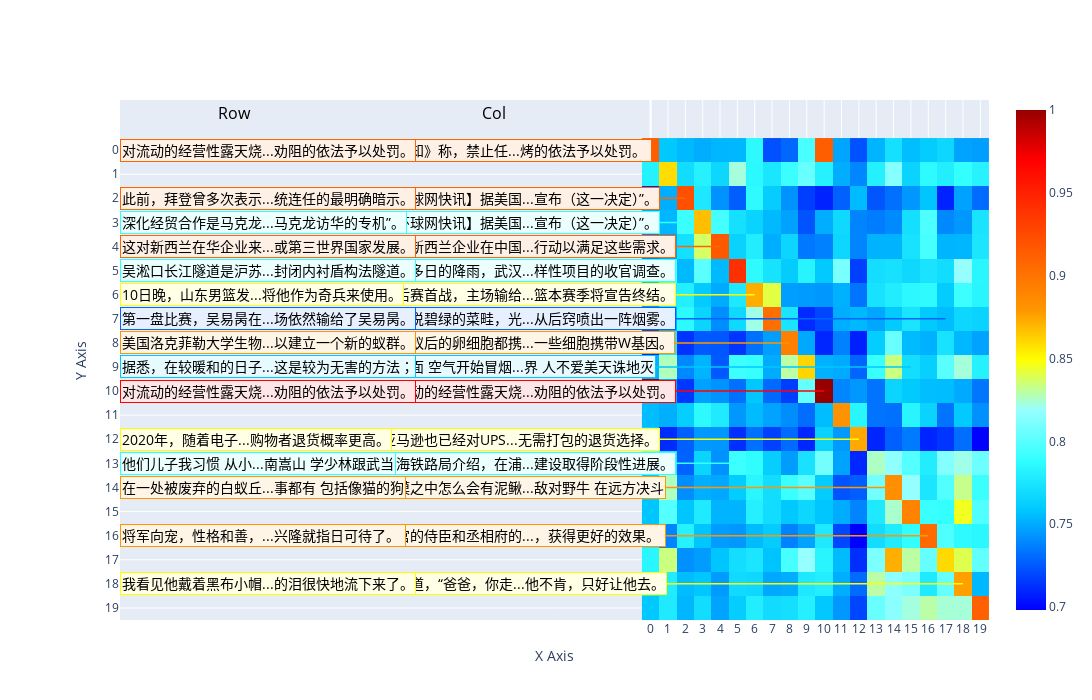

Notebook source saved alongside this figure:
### Markdown cell above
## 绘图

### Code cell
positions = [(i, i) for i in range(0, 20, 2)] + [(1, 5), (2, 3), (15, 9), (5, 13), (17, 7)]
create_heatmap(df, positions)

### Figure 1 — Plotly figure (JSON) as saved in the notebook; plotly's stock layout.template omitted (floating-point values rounded to 4 significant figures; data arrays with more than 128 entries replaced by an {"elided": "..."} marker saying what was removed)
{"data": [{"colorscale": [[0, "rgb(0, 0, 255)"], [0.1, "rgb(0, 100, 255)"], [0.2, "rgb(0, 200, 255)"], [0.3, "rgb(50, 255, 255)"], [0.4, "rgb(150, 255, 255)"], [0.5, "rgb(255, 255, 0)"], [0.6, "rgb(255, 150, 0)"], [0.7, "rgb(255, 100, 0)"], [0.8, "rgb(255, 50, 0)"], [0.9, "rgb(255, 0, 0)"], [1, "rgb(150, 0, 0)"]], "type": "heatmap", "z": {"elided": "20x20 float values"}}], "layout": {"annotations": [{"font": {"color": "black", "size": 16}, "showarrow": false, "text": "Col", "x": -9, "xanchor": "center", "xref": "x", "y": -1, "yanchor": "bottom", "yref": "y"}, {"font": {"color": "black", "size": 16}, "showarrow": false, "text": "Row", "x": -24, "xanchor": "center", "xref": "x", "y": -1, "yanchor": "bottom", "yref": "y"}, {"bgcolor": "#fff0e6", "bordercolor": "rgb(255, 100, 0)", "font": {"color": "black", "size": 14}, "showarrow": false, "text": "《通知》称，禁止任...烤的依法予以处罚。 ", "x": -15, "xanchor": "left", "xref": "x", "xshift": -10, "y": 0, "yanchor": "middle", "yref": "y", "yshift": 0}, {"bgcolor": "#fff0e6", "bordercolor": "rgb(255, 100, 0)", "font": {"color": "black", "size": 14}, "showarrow": false, "text": "对流动的经营性露天烧...劝阻的依法予以处罚。", "x": -30, "xanchor": "left", "xref": "x", "xshift": -10, "y": 0, "yanchor": "middle", "yref": "y", "yshift": 0}, {"bgcolor": "#fff0e6", "bordercolor": "rgb(255, 100, 0)", "font": {"color": "black", "size": 14}, "showarrow": false, "text": "【环球网快讯】据美国...宣布（这一决定）”。", "x": -15, "xanchor": "left", "xref": "x", "xshift": -10, "y": 2, "yanchor": "middle", "yref": "y", "yshift": 0}, {"bgcolor": "#fff0e6", "bordercolor": "rgb(255, 100, 0)", "font": {"color": "black", "size": 14}, "showarrow": false, "text": "此前，拜登曾多次表示...统连任的最明确暗示。", "x": -30, "xanchor": "left", "xref": "x", "xshift": -10, "y": 2, "yanchor": "middle", "yref": "y", "yshift": 0}, {"bgcolor": "#fff0e6", "bordercolor": "rgb(255, 100, 0)", "font": {"color": "black", "size": 14}, "showarrow": false, "text": "关于新西兰企业在中国...行动以满足这些需求。", "x": -15, "xanchor": "left", "xref": "x", "xshift": -10, "y": 4, "yanchor": "middle", "yref": "y", "yshift": 0}, {"bgcolor": "#fff0e6", "bordercolor": "rgb(255, 100, 0)", "font": {"color": "black", "size": 14}, "showarrow": false, "text": "这对新西兰在华企业来...或第三世界国家发展。", "x": -30, "xanchor": "left", "xref": "x", "xshift": -10, "y": 4, "yanchor": "middle", "yref": "y", "yshift": 0}, {"bgcolor": "#ffffe6", "bordercolor": "rgb(255, 255, 0)", "font": {"color": "black", "size": 14}, "showarrow": false, "text": "季后赛首战，主场输给...篮本赛季将宣告终结。", "x": -15, "xanchor": "left", "xref": "x", "xshift": -10, "y": 6, "yanchor": "middle", "yref": "y", "yshift": 0}, {"bgcolor": "#ffffe6", "bordercolor": "rgb(255, 255, 0)", "font": {"color": "black", "size": 14}, "showarrow": false, "text": "10日晚，山东男篮发...将他作为奇兵来使用。", "x": -30, "xanchor": "left", "xref": "x", "xshift": -10, "y": 6, "yanchor": "middle", "yref": "y", "yshift": 0}, {"bgcolor": "#fff5e6", "bordercolor": "rgb(255, 150, 0)", "font": {"color": "black", "size": 14}, "showarrow": false, "text": "所有蚁后的卵细胞都携...一些细胞携带W基因。", "x": -15, "xanchor": "left", "xref": "x", "xshift": -10, "y": 8, "yanchor": "middle", "yref": "y", "yshift": 0}, {"bgcolor": "#fff5e6", "bordercolor": "rgb(255, 150, 0)", "font": {"color": "black", "size": 14}, "showarrow": false, "text": "美国洛克菲勒大学生物...以建立一个新的蚁群。", "x": -30, "xanchor": "left", "xref": "x", "xshift": -10, "y": 8, "yanchor": "middle", "yref": "y", "yshift": 0}, {"bgcolor": "#ffe6e6", "bordercolor": "rgb(255, 0, 0)", "font": {"color": "black", "size": 14}, "showarrow": false, "text": "对流动的经营性露天烧...劝阻的依法予以处罚。", "x": -15, "xanchor": "left", "xref": "x", "xshift": -10, "y": 10, "yanchor": "middle", "yref": "y", "yshift": 0}, {"bgcolor": "#ffe6e6", "bordercolor": "rgb(255, 0, 0)", "font": {"color": "black", "size": 14}, "showarrow": false, "text": "对流动的经营性露天烧...劝阻的依法予以处罚。", "x": -30, "xanchor": "left", "xref": "x", "xshift": -10, "y": 10, "yanchor": "middle", "yref": "y", "yshift": 0}, {"bgcolor": "#ffffe6", "bordercolor": "rgb(255, 255, 0)", "font": {"color": "black", "size": 14}, "showarrow": false, "text": "亚马逊也已经对UPS...无需打包的退货选择。", "x": -15, "xanchor": "left", "xref": "x", "xshift": -10, "y": 12, "yanchor": "middle", "yref": "y", "yshift": 0}, {"bgcolor": "#ffffe6", "bordercolor": "rgb(255, 255, 0)", "font": {"color": "black", "size": 14}, "showarrow": false, "text": "2020年，随着电子...购物者退货概率更高。", "x": -30, "xanchor": "left", "xref": "x", "xshift": -10, "y": 12, "yanchor": "middle", "yref": "y", "yshift": 0}, {"bgcolor": "#fff5e6", "bordercolor": "rgb(255, 150, 0)", "font": {"color": "black", "size": 14}, "showarrow": false, "text": "沙漠之中怎么会有泥鳅...敌对野牛 在远方决斗", "x": -15, "xanchor": "left", "xref": "x", "xshift": -10, "y": 14, "yanchor": "middle", "yref": "y", "yshift": 0}, {"bgcolor": "#fff5e6", "bordercolor": "rgb(255, 150, 0)", "font": {"color": "black", "size": 14}, "showarrow": false, "text": "在一处被废弃的白蚁丘...事都有 包括像猫的狗", "x": -30, "xanchor": "left", "xref": "x", "xshift": -10, "y": 14, "yanchor": "middle", "yref": "y", "yshift": 0}, {"bgcolor": "#fff5e6", "bordercolor": "rgb(255, 150, 0)", "font": {"color": "black", "size": 14}, "showarrow": false, "text": "皇宫的侍臣和丞相府的...，获得更好的效果。 ", "x": -15, "xanchor": "left", "xref": "x", "xshift": -10, "y": 16, "yanchor": "middle", "yref": "y", "yshift": 0}, {"bgcolor": "#fff5e6", "bordercolor": "rgb(255, 150, 0)", "font": {"color": "black", "size": 14}, "showarrow": false, "text": "将军向宠，性格和善，...兴隆就指日可待了。 ", "x": -30, "xanchor": "left", "xref": "x", "xshift": -10, "y": 16, "yanchor": "middle", "yref": "y", "yshift": 0}, {"bgcolor": "#ffffe6", "bordercolor": "rgb(255, 255, 0)", "font": {"color": "black", "size": 14}, "showarrow": false, "text": "我说道，“爸爸，你走...他不肯，只好让他去。", "x": -15, "xanchor": "left", "xref": "x", "xshift": -10, "y": 18, "yanchor": "middle", "yref": "y", "yshift": 0}, {"bgcolor": "#ffffe6", "bordercolor": "rgb(255, 255, 0)", "font": {"color": "black", "size": 14}, "showarrow": false, "text": "我看见他戴着黑布小帽...的泪很快地流下来了。", "x": -30, "xanchor": "left", "xref": "x", "xshift": -10, "y": 18, "yanchor": "middle", "yref": "y", "yshift": 0}, {"bgcolor": "#ebffff", "bordercolor": "rgb(50, 255, 255)", "font": {"color": "black", "size": 14}, "showarrow": false, "text": "连续多日的降雨，武汉...样性项目的收官调查。", "x": -15, "xanchor": "left", "xref": "x", "xshift": -10, "y": 5, "yanchor": "middle", "yref": "y", "yshift": 0}, {"bgcolor": "#ebffff", "bordercolor": "rgb(50, 255, 255)", "font": {"color": "black", "size": 14}, "showarrow": false, "text": "吴淞口长江隧道是沪苏...封闭内衬盾构法隧道。", "x": -30, "xanchor": "left", "xref": "x", "xshift": -10, "y": 5, "yanchor": "middle", "yref": "y", "yshift": 0}, {"bgcolor": "#ebffff", "bordercolor": "rgb(50, 255, 255)", "font": {"color": "black", "size": 14}, "showarrow": false, "text": "【环球网快讯】据美国...宣布（这一决定）”。", "x": -15, "xanchor": "left", "xref": "x", "xshift": -10, "y": 3, "yanchor": "middle", "yref": "y", "yshift": 0}, {"bgcolor": "#ebffff", "bordercolor": "rgb(50, 255, 255)", "font": {"color": "black", "size": 14}, "showarrow": false, "text": "深化经贸合作是马克龙...马克龙访华的专机”。", "x": -30, "xanchor": "left", "xref": "x", "xshift": -10, "y": 3, "yanchor": "middle", "yref": "y", "yshift": 0}, {"bgcolor": "#e6faff", "bordercolor": "rgb(0, 200, 255)", "font": {"color": "black", "size": 14}, "showarrow": false, "text": "梦里面 空气开始冒烟...界 人不爱美天诛地灭", "x": -15, "xanchor": "left", "xref": "x", "xshift": -10, "y": 9, "yanchor": "middle", "yref": "y", "yshift": 0}, {"bgcolor": "#e6faff", "bordercolor": "rgb(0, 200, 255)", "font": {"color": "black", "size": 14}, "showarrow": false, "text": "据悉，在较暖和的日子...这是较为无害的方法；", "x": -30, "xanchor": "left", "xref": "x", "xshift": -10, "y": 9, "yanchor": "middle", "yref": "y", "yshift": 0}, {"bgcolor": "#ebffff", "bordercolor": "rgb(50, 255, 255)", "font": {"color": "black", "size": 14}, "showarrow": false, "text": "上海铁路局介绍，在浦...建设取得阶段性进展。", "x": -15, "xanchor": "left", "xref": "x", "xshift": -10, "y": 13, "yanchor": "middle", "yref": "y", "yshift": 0}, {"bgcolor": "#ebffff", "bordercolor": "rgb(50, 255, 255)", "font": {"color": "black", "size": 14}, "showarrow": false, "text": "他们儿子我习惯 从小...南嵩山 学少林跟武当", "x": -30, "xanchor": "left", "xref": "x", "xshift": -10, "y": 13, "yanchor": "middle", "yref": "y", "yshift": 0}, {"bgcolor": "#e6f0ff", "bordercolor": "rgb(0, 100, 255)", "font": {"color": "black", "size": 14}, "showarrow": false, "text": "不必说碧绿的菜畦，光...从后窍喷出一阵烟雾。", "x": -15, "xanchor": "left", "xref": "x", "xshift": -10, "y": 7, "yanchor": "middle", "yref": "y", "yshift": 0}, {"bgcolor": "#e6f0ff", "bordercolor": "rgb(0, 100, 255)", "font": {"color": "black", "size": 14}, "showarrow": false, "text": "第一盘比赛，吴易昺在...场依然输给了吴易昺。", "x": -30, "xanchor": "left", "xref": "x", "xshift": -10, "y": 7, "yanchor": "middle", "yref": "y", "yshift": 0}], "height": 700, "margin": {"l": 120}, "shapes": [{"line": {"color": "rgb(255, 100, 0)", "width": 1.5}, "type": "line", "x0": -4.5, "x1": 0, "xref": "x", "y0": 0, "y1": 0, "yref": "y"}, {"line": {"color": "rgb(255, 100, 0)", "width": 1.5}, "type": "line", "x0": -4.511, "x1": 2, "xref": "x", "y0": 2, "y1": 2, "yref": "y"}, {"line": {"color": "rgb(255, 100, 0)", "width": 1.5}, "type": "line", "x0": -4.578, "x1": 4, "xref": "x", "y0": 4, "y1": 4, "yref": "y"}, {"line": {"color": "rgb(255, 255, 0)", "width": 1.5}, "type": "line", "x0": -4.578, "x1": 6, "xref": "x", "y0": 6, "y1": 6, "yref": "y"}, {"line": {"color": "rgb(255, 150, 0)", "width": 1.5}, "type": "line", "x0": -4.6, "x1": 8, "xref": "x", "y0": 8, "y1": 8, "yref": "y"}, {"line": {"color": "rgb(255, 0, 0)", "width": 1.5}, "type": "line", "x0": -4.578, "x1": 10, "xref": "x", "y0": 10, "y1": 10, "yref": "y"}, {"line": {"color": "rgb(255, 255, 0)", "width": 1.5}, "type": "line", "x0": -4.522, "x1": 12, "xref": "x", "y0": 12, "y1": 12, "yref": "y"}, {"line": {"color": "rgb(255, 150, 0)", "width": 1.5}, "type": "line", "x0": -4.5, "x1": 14, "xref": "x", "y0": 14, "y1": 14, "yref": "y"}, {"line": {"color": "rgb(255, 150, 0)", "width": 1.5}, "type": "line", "x0": -4.5, "x1": 16, "xref": "x", "y0": 16, "y1": 16, "yref": "y"}, {"line": {"color": "rgb(255, 255, 0)", "width": 1.5}, "type": "line", "x0": -4.511, "x1": 18, "xref": "x", "y0": 18, "y1": 18, "yref": "y"}, {"line": {"color": "rgb(50, 255, 255)", "width": 1.5}, "type": "line", "x0": -4.578, "x1": 1, "xref": "x", "y0": 5, "y1": 5, "yref": "y"}, {"line": {"color": "rgb(50, 255, 255)", "width": 1.5}, "type": "line", "x0": -4.511, "x1": 2, "xref": "x", "y0": 3, "y1": 3, "yref": "y"}, {"line": {"color": "rgb(0, 200, 255)", "width": 1.5}, "type": "line", "x0": -4.422, "x1": 15, "xref": "x", "y0": 9, "y1": 9, "yref": "y"}, {"line": {"color": "rgb(50, 255, 255)", "width": 1.5}, "type": "line", "x0": -4.578, "x1": 5, "xref": "x", "y0": 13, "y1": 13, "yref": "y"}, {"line": {"color": "rgb(0, 100, 255)", "width": 1.5}, "type": "line", "x0": -4.578, "x1": 17, "xref": "x", "y0": 7, "y1": 7, "yref": "y"}], "width": 1400, "xaxis": {"tickmode": "array", "ticktext": [0, 1, 2, 3, 4, 5, 6, 7, 8, 9, 10, 11, 12, 13, 14, 15, 16, 17, 18, 19], "tickvals": [0, 1, 2, 3, 4, 5, 6, 7, 8, 9, 10, 11, 12, 13, 14, 15, 16, 17, 18, 19], "title": {"text": "X Axis"}}, "yaxis": {"autorange": "reversed", "tickmode": "array", "ticktext": [0, 1, 2, 3, 4, 5, 6, 7, 8, 9, 10, 11, 12, 13, 14, 15, 16, 17, 18, 19], "tickvals": [0, 1, 2, 3, 4, 5, 6, 7, 8, 9, 10, 11, 12, 13, 14, 15, 16, 17, 18, 19], "title": {"text": "Y Axis"}}}}
